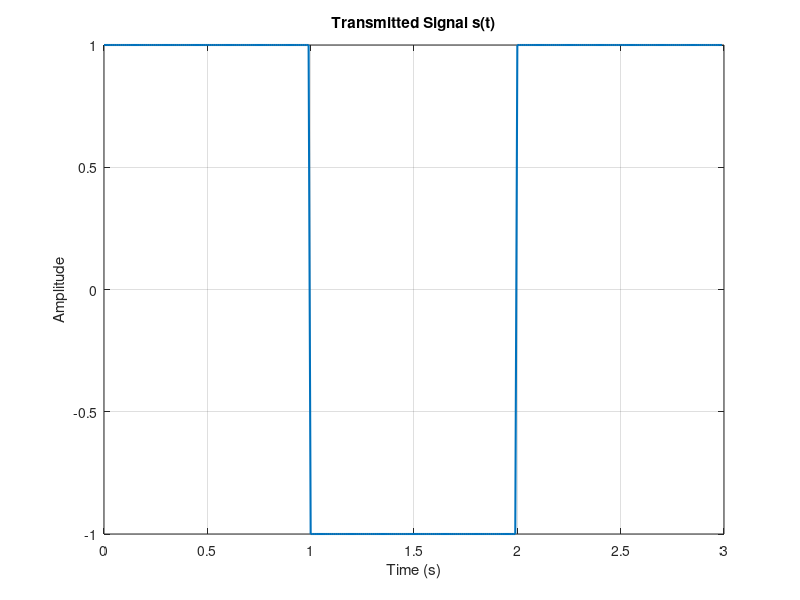
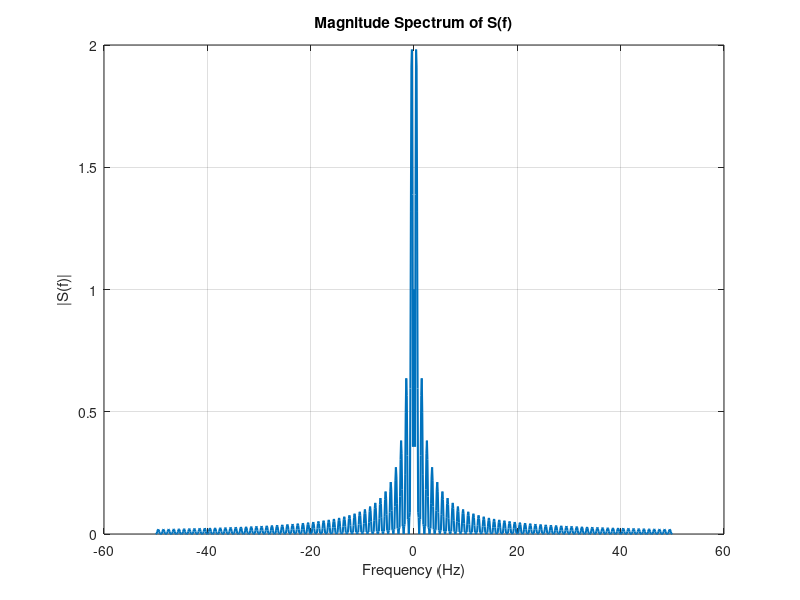
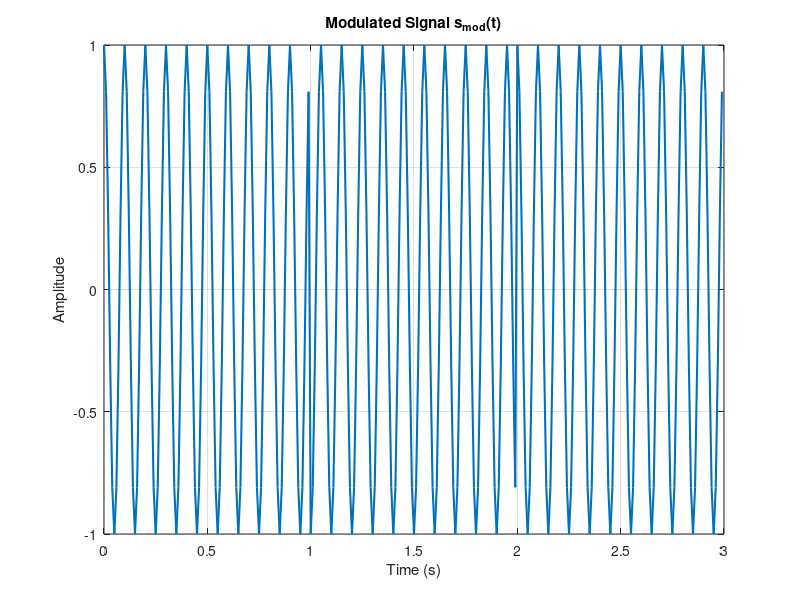
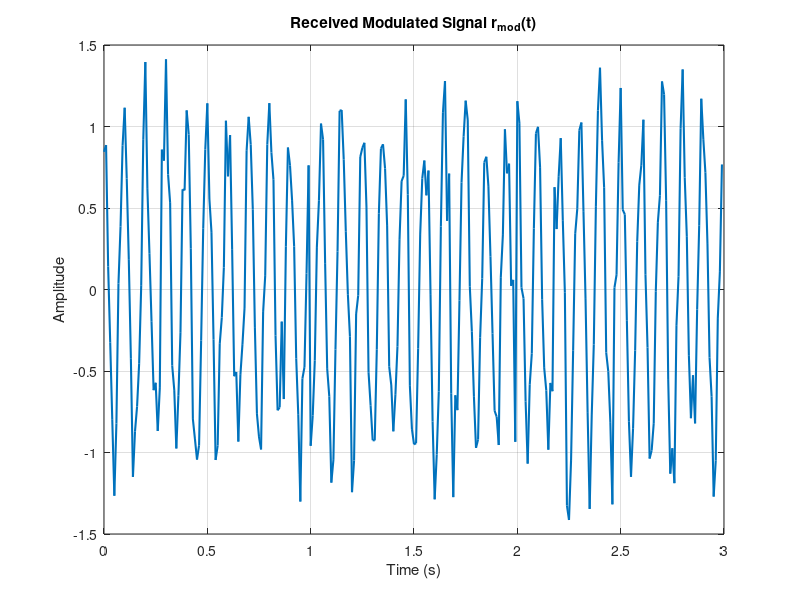

These charts were generated, in order, by the following MATLAB code:
clc
clear
close all
format compact

% Parameters
T = 1;                % Symbol duration (seconds)
fs = 100;             % Sampling frequency (Hz)
fc = 10;              % Carrier frequency (Hz)
t = 0:1/fs:(3*T-1/fs);% Time vector (3 symbols duration)
b = [1 -1 1];         % Bipolar sequence for {1, 0, 1}

% Generate the pulse x(t)
x_t = @(t) (t >= 0 & t < T);

% Generate the transmitted signal s(t)
s_t = b(1)*x_t(t) + b(2)*x_t(t-T) + b(3)*x_t(t-2*T);

% Plot the signal
figure;
plot(t, s_t, 'LineWidth', 1.5); grid on;
title('Transmitted Signal s(t)');
xlabel('Time (s)'); ylabel('Amplitude');



% ---FT--- %

% Fourier Transform of the rectangular pulse
f = -50:0.1:50;               % Frequency range
X_f = T * sin(pi*f*T)./(pi*f); % FT of the rectangular pulse
X_f(f == 0) = T;              % Handle division by zero at f = 0

% Fourier Transform of s(t)
S_f = X_f .* (b(1) + b(2)*exp(-1j*2*pi*f*T) + b(3)*exp(-1j*4*pi*f*T));

% Plot the magnitude spectrum of s(t)
figure;
plot(f, abs(S_f), 'LineWidth', 1.5); grid on;
title('Magnitude Spectrum of S(f)');
xlabel('Frequency (Hz)'); ylabel('|S(f)|');


% --- MODULATION --- %

% Modulate s(t) onto a carrier
carrier = cos(2*pi*fc*t);       % Carrier signal
s_mod_t = s_t .* carrier;       % Modulated signal

% Plot the modulated signal
figure;
plot(t, s_mod_t, 'LineWidth', 1.5); grid on;
title('Modulated Signal s_{mod}(t)');
xlabel('Time (s)'); ylabel('Amplitude');

% --- NOISE ---- %

% Add Gaussian noise to the modulated signal
noise = 0.2 * randn(size(s_mod_t)); % Noise amplitude
r_mod_t = s_mod_t + noise;          % Received modulated signal

% Plot the noisy modulated signal
figure;
plot(t, r_mod_t, 'LineWidth', 1.5); grid on;
title('Received Modulated Signal r_{mod}(t)');
xlabel('Time (s)'); ylabel('Amplitude');


% ----DEMODULATE ---%

% Demodulate by multiplying with carrier
r_demod_t = r_mod_t .* carrier;

% Moving Average Filter
window_size = fs / fc;  % Determine filter window size based on cutoff frequency
r_t = filter(ones(1, window_size)/window_size, 1, r_demod_t);

% Plot the demodulated signal after filtering
figure;
plot(t, r_t, 'LineWidth', 1.5); grid on;
title('Demodulated Signal r(t) (Filtered)');
xlabel('Time (s)'); ylabel('Amplitude');


%----- DECODED PULSES----%

% Sample the signal at symbol intervals (nT)
sample_points = T/2:T:(3*T-T/2); % Sampling at the middle of each pulse
r_samples = r_t(round(sample_points * fs)); % Sampled values

% Decode based on threshold
b_decoded = sign(r_samples);     % Recover bipolar values
b_decoded(b_decoded < 0) = 0;    % Map -1 to 0 for binary

% Display the decoded binary sequence
disp('Decoded Binary Sequence:');
disp(b_decoded);


% ---- FT interaction ---- %
% Compute and plot the spectrum of r_mod_t (with noise)
R_mod_f = fftshift(fft(r_mod_t, length(f)));
figure;
plot(f, abs(R_mod_f), 'LineWidth', 1.5); grid on;
title('Spectrum of Received Modulated Signal');
xlabel('Frequency (Hz)'); ylabel('|R_{mod}(f)|');

% Compute and plot the spectrum of r_t (demodulated)
R_f = fftshift(fft(r_t, length(f)));
figure;
plot(f, abs(R_f), 'LineWidth', 1.5); grid on;
title('Spectrum of Demodulated Signal');
xlabel('Frequency (Hz)'); ylabel('|R(f)|');
